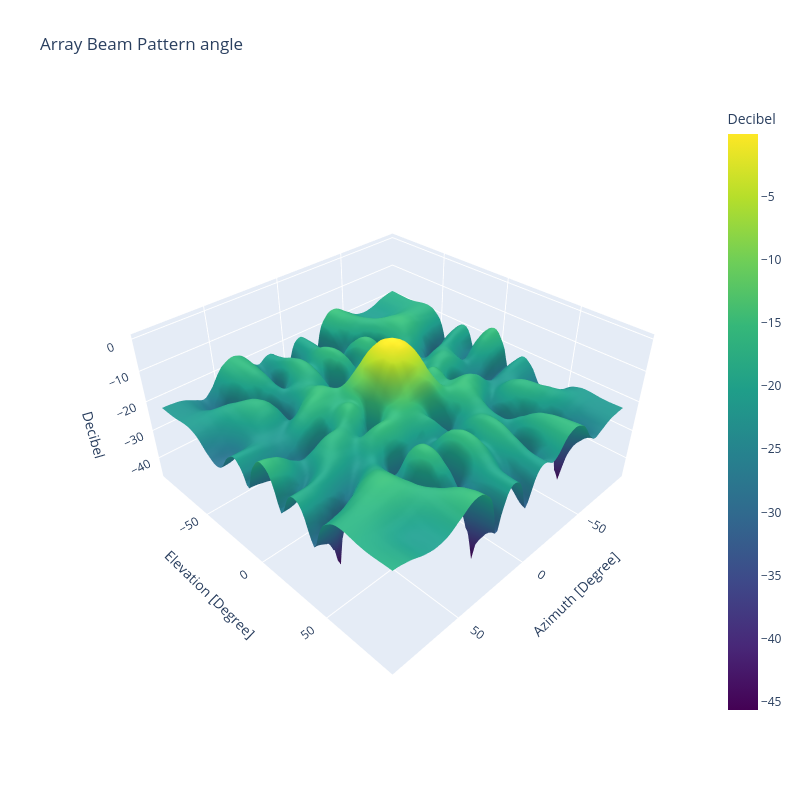
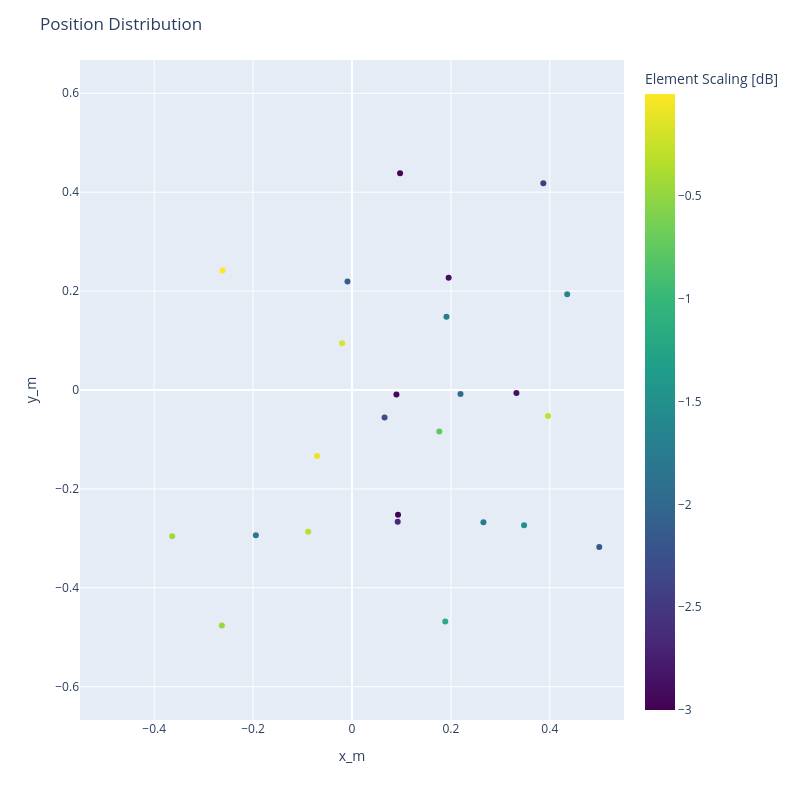

Notebook code for these charts, in order:
### Code cell
x = pop._elite_community._organisms[0]._chromosomes[0]
y = pop._elite_community._organisms[0]._chromosomes[1]
c = pop._elite_community._organisms[0]._chromosomes[2]

az_bound = 90
el_bound = 90
az_bound_tuple = (Angle(-az_bound, PhaseUnit.DEGREE), Angle(az_bound, PhaseUnit.DEGREE))
el_bound_tuple = (Angle(-el_bound, PhaseUnit.DEGREE), Angle(el_bound, PhaseUnit.DEGREE))


element_pattern = pattern.Isotropic()
freq = Frequency(1, FrequencyUnit.GIGAHERTZ)
antenna_element = Element(element_pattern, az_bound_tuple, el_bound_tuple, freq, 1)

cf = Frequency(1, FrequencyUnit.GIGAHERTZ)

array_geometry = geometry.CustomGeometry(x.df.to_numpy().ravel(), y.df.to_numpy().ravel())
df = array_geometry.df
updated_df = (
    df.with_columns(
        c.df.to_series().alias(DataHeader.GEOM_AMP_GAIN_DB)
    )
    .drop(DataHeader.GEOM_AMP_GAIN_LIN)
)
array_geometry.gains = updated_df

arr = Array(antenna_element, array_geometry)

arr.plot.beam(
    DirectionDomain.ANGLE,
    PhaseUnit.DEGREE,
    AmplitudeDomain.AntennaFactor,
    AmplitudeUnit.DECIBEL,
    FigureType.SURFACE,
    Frequency(1, FrequencyUnit.GIGAHERTZ),
)

arr.plot.geometry()

### Figure 1 — Plotly figure (JSON) as saved in the notebook; plotly's stock layout.template omitted (floating-point values rounded to 4 significant figures; data arrays with more than 128 entries replaced by an {"elided": "..."} marker saying what was removed)
{"data": [{"colorbar": {"title": {"text": "Decibel"}}, "colorscale": [[0, "#440154"], [0.1111, "#482878"], [0.2222, "#3e4989"], [0.3333, "#31688e"], [0.4444, "#26828e"], [0.5556, "#1f9e89"], [0.6667, "#35b779"], [0.7778, "#6ece58"], [0.8889, "#b5de2b"], [1, "#fde725"]], "connectgaps": true, "type": "surface", "x": [-90.0, -88.18, -86.36, -84.55, -82.73, -80.91, -79.09, -77.27, -75.45, -73.64, -71.82, -70.0, -68.18, -66.36, -64.55, -62.73, -60.91, -59.09, -57.27, -55.45, -53.64, -51.82, -50.0, -48.18, -46.36, -44.55, -42.73, -40.91, -39.09, -37.27, -35.45, -33.64, -31.82, -30.0, -28.18, -26.36, -24.55, -22.73, -20.91, -19.09, -17.27, -15.45, -13.64, -11.82, -10.0, -8.182, -6.364, -4.545, -2.727, -0.9091, 0.9091, 2.727, 4.545, 6.364, 8.182, 10.0, 11.82, 13.64, 15.45, 17.27, 19.09, 20.91, 22.73, 24.55, 26.36, 28.18, 30.0, 31.82, 33.64, 35.45, 37.27, 39.09, 40.91, 42.73, 44.55, 46.36, 48.18, 50.0, 51.82, 53.64, 55.45, 57.27, 59.09, 60.91, 62.73, 64.55, 66.36, 68.18, 70.0, 71.82, 73.64, 75.45, 77.27, 79.09, 80.91, 82.73, 84.55, 86.36, 88.18, 90.0], "y": [-90.0, -88.18, -86.36, -84.55, -82.73, -80.91, -79.09, -77.27, -75.45, -73.64, -71.82, -70.0, -68.18, -66.36, -64.55, -62.73, -60.91, -59.09, -57.27, -55.45, -53.64, -51.82, -50.0, -48.18, -46.36, -44.55, -42.73, -40.91, -39.09, -37.27, -35.45, -33.64, -31.82, -30.0, -28.18, -26.36, -24.55, -22.73, -20.91, -19.09, -17.27, -15.45, -13.64, -11.82, -10.0, -8.182, -6.364, -4.545, -2.727, -0.9091, 0.9091, 2.727, 4.545, 6.364, 8.182, 10.0, 11.82, 13.64, 15.45, 17.27, 19.09, 20.91, 22.73, 24.55, 26.36, 28.18, 30.0, 31.82, 33.64, 35.45, 37.27, 39.09, 40.91, 42.73, 44.55, 46.36, 48.18, 50.0, 51.82, 53.64, 55.45, 57.27, 59.09, 60.91, 62.73, 64.55, 66.36, 68.18, 70.0, 71.82, 73.64, 75.45, 77.27, 79.09, 80.91, 82.73, 84.55, 86.36, 88.18, 90.0], "z": {"elided": "99x99 float values"}}], "layout": {"height": 800, "scene": {"aspectmode": "manual", "aspectratio": {"x": 1, "y": 1, "z": 0.5}, "xaxis": {"title": {"text": "Azimuth [Degree]"}}, "yaxis": {"title": {"text": "Elevation [Degree]"}}, "zaxis": {"title": {"text": "Decibel"}}}, "title": {"text": "Array Beam Pattern angle"}, "width": 800}}

### Figure 2 — Plotly figure (JSON) as saved in the notebook; plotly's stock layout.template omitted (floating-point values rounded to 4 significant figures)
{"data": [{"hovertemplate": "x_m=%{x}<br>y_m=%{y}<br>Element Amplifier Gain (Decibel)=%{marker.color}<extra></extra>", "legendgroup": "", "marker": {"color": [-2.111, -0.4676, -2.976, -0.1683, -0.2673, -2.897, -1.167, -0.08285, -1.773, -0.4333, -1.737, -2.151, -0.003122, -1.933, -0.3019, -3.0, -1.609, -2.873, -2.291, -2.453, -2.936, -2.661, -1.801, -1.517, -0.7529], "coloraxis": "coloraxis", "symbol": "circle"}, "mode": "markers", "name": "", "orientation": "v", "showlegend": false, "type": "scatter", "x": [-0.009155, -0.2631, 0.09722, -0.01996, 0.3963, 0.1954, 0.1885, -0.07058, 0.2657, -0.3636, 0.191, 0.5, -0.2617, 0.2194, -0.08854, 0.09306, 0.4352, 0.3325, 0.0659, 0.3869, 0.08984, 0.09242, -0.1944, 0.3479, 0.1766], "xaxis": "x", "y": [0.2196, -0.4761, 0.4385, 0.09437, -0.05233, 0.227, -0.468, -0.1335, -0.2673, -0.2957, 0.1481, -0.3174, 0.2418, -0.008296, -0.2864, -0.2523, 0.1937, -0.005849, -0.05546, 0.4181, -0.009091, -0.2665, -0.2938, -0.2735, -0.08401], "yaxis": "y"}], "layout": {"coloraxis": {"colorbar": {"title": {"text": "Element Scaling [dB]"}}, "colorscale": [[0, "#440154"], [0.1111, "#482878"], [0.2222, "#3e4989"], [0.3333, "#31688e"], [0.4444, "#26828e"], [0.5556, "#1f9e89"], [0.6667, "#35b779"], [0.7778, "#6ece58"], [0.8889, "#b5de2b"], [1, "#fde725"]]}, "height": 800, "legend": {"tracegroupgap": 0}, "margin": {"t": 60}, "title": {"text": "Position Distribution"}, "width": 800, "xaxis": {"anchor": "y", "domain": [0, 1], "range": [-0.55, 0.55], "title": {"text": "x_m"}}, "yaxis": {"anchor": "x", "domain": [0, 1], "range": [-0.55, 0.55], "scaleanchor": "x", "title": {"text": "y_m"}}}}
